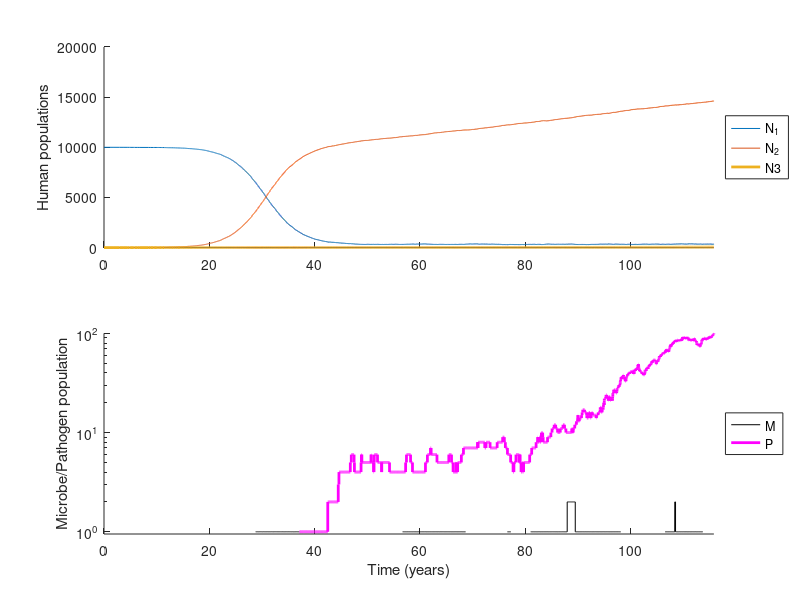

Write the MATLAB code that produced this figure.
% Gillespie algorithm for the cultural shift model
% simulates the gillespie algorithm n times

function [] = cutural_shift_gillespie



n=1; % number of realisations

for j=1:n % n simulations at a parameter value


 clearvars -except j n k time_of_emerg number_of_mutations p_thresh prob_emerg prob_emerg_low timestep time_of_first_mut M_new M_dead


% N1 and N2 parameters

  rho = 0.005;          % fitness advantage from culture shift [-0.6 0 1]
  alpha1 = 3*10^(-5);   % Soc-learning N1 -> N2 [5*10^(-6) to 5*10^(-5)]
  alpha2 = 0.01;        % Abandonment of practice N2,N2->N1 [0.05 0.03 0.1]
  alpha3 = 0*alpha1;  % Soc-learning N2 -> N3
  alpha4 = 0*alpha2;    % Abandonment N3 -> N1 (general model in SI)
  alpha5 = 0*alpha1;    %Soc-leaning N1 -> N3 (general model in SI)
  alpha6 = 0*alpha2;    %abandonment N3 -> N2 (general model in SI)
  gamma = 5*10^(-5);    % mutation from N2 to N3 5*10^(-5)
  gamma_N2 = 0*10^(-4); % mutation from N1 to N2 (we do not use this in the model)
  lambda = 1;           % relative fitness benefit for N3
  sig = 0.1;            % relative risk of practice from N3
  a = 0;                % hill function coefficient (nonlinear microbe interaction in SI)
  K=10^5;               % half saturation growth rate (nonlinear microbe interaction in SI)
  D = 0;                % conformity bias coefficient
  death = 0;            % death from infection (used in SI version)
 
  rm = 10^(-5);         % M growth 
  dm = 0.1;             % M death rate 
  rp = 1.5*10^(-5);     % P growth
  sp = 10^(-5);         % removal of P
  u = 5*10^(-3);        % mutation M to P 
 
  

% Setup dynamical array and initial condition
  t(1) = 0;
  N1(1) = 9999;
  N2(1) = 1;
  N3(1) = 0;
  M(1) = 0;
  P(1) = 0;
  mut(1) = 0;
  M_birth(1) = 0;
  M_death(1) = 0;

 

tend = 500; % End time of simulation
i = 1;

while t(end)<tend


% Rates

    n2 = N2(i)/(N1(i)+N2(i));
    if isnan(n2)
        n2=1;
    end


    rates = zeros(1,19);
    
    rates(1) = sp*P(i)*(N1(i)+N2(i)+N3(i));                 % P death
    rates(2) = alpha1*N1(i)*N2(i)*(1+D*(1-n2)*(2*n2-1));    % Social learning N1 -> N2
    rates(3) = rho*N2(i);                                   % Reproductive advantage for N2
    rates(4) = alpha4*N3(i);                                % Abandonment N3 -> N1
    rates(5) = rm*N2(i)*(N2(i)^a/(N2(i)^a+K^a-1))...
        + rm*N3(i)*sig*(N3(i)^a/(N3(i)^a+K^a-1));           % M growth
    rates(6) = dm*M(i);                                     % M death
    rates(7) = u*M(i);                                      % Mutation M -> P
    rates(8) =  rp*(N1(i)+N2(i)+N3(i))*P(i);                % P growth
    rates(9) = alpha2*N2(i);                                % Abandonment of practice N2 -> N1
    rates(10) = rho*lambda*N3(i);                           % Reproductive advantage for N3
    rates(11) = alpha3*N2(i)*N3(i)*(1+D*(1-n2)*(2*n2-1));   % Social learning N2 -> N3
    rates(12) = gamma*N2(i);                                % discovery of N3
    rates(13) = alpha5*N1(i)*N3(i);                         % Social learning N1 -> N3
    rates(14) = death*N2(i)*P(i);                           % Death due to infection N2
    rates(15) = gamma_N2*N1(i);                             % mutation from N1 to N2 (we do not use this in the model)
    rates(16) = alpha6*N3(i);                               % Abandonment N3 -> N2
    rates(17) = death*N1(i)*P(i);                           % mutation from N1 to N2 (we do not use this in the model)
    rates(18) = death*N3(i)*P(i);                           % mutation from N1 to N2 (we do not use this in the model)
    rates(19) = 0*dm*P(i);                                  % death rate of P (used in SI version)
    rate_sum = sum(rates);

  % conditions to end simulations and end muation

    if rate_sum==0
        break;
    end

    if P(i)==100
            break
    end

%     if N3(i)>=1 % we can use this if we want a only single individual to invent the alt practice
%         gamma = 0;
%     end

%     if N1(i)<0 || N2(i)<0 || N3(i)<0
%         break
%     end


    r1 = rand(1);
    tau = (1/rate_sum)*log(1/r1);   %increment of time 

    t(i+1) = t(i) + tau;            % next time point when an event occurs

    r2 = rand(1);                   % next event 
    

%rates 1
    if r2*rate_sum <= rates(1) %&& r2*rate_sum <= rates(1) + rates(2)
         N1(i+1) = N1(i);
         N2(i+1) = N2(i)-1;
         N3(i+1) = N3(i);
         M(i+1) = M(i);
         P(i+1) = P(i) - 1;
         mut(i+1) = mut(i);
         M_birth(i+1) = M_birth(i);
         M_death(i+1) = M_death(i);
%rates 2
    elseif r2*rate_sum > rates(1)  && r2*rate_sum <= rates(1) + rates(2) 
        N1(i+1) = N1(i) - 1;
        N2(i+1) = N2(i) + 1;
        N3(i+1) = N3(i);
        M(i+1) = M(i);
        P(i+1) = P(i);
        mut(i+1) = mut(i);
        M_birth(i+1) = M_birth(i);
        M_death(i+1) = M_death(i);

%rates 3
    elseif r2*rate_sum > rates(1) + rates(2) && r2*rate_sum <= rates(1) + rates(2) + rates(3) 
        N1(i+1) = N1(i);
        N2(i+1) = N2(i) + 1;
        N3(i+1) = N3(i);
        M(i+1) = M(i);
        P(i+1) = P(i);
        mut(i+1) = mut(i);
        M_birth(i+1) = M_birth(i);
        M_death(i+1) = M_death(i);

%rates 4
    elseif r2*rate_sum > sum(rates(1:3))  && r2*rate_sum <= sum(rates(1:4)) 
        N1(i+1) = N1(i) + 1;
        N2(i+1) = N2(i);
        N3(i+1) = N3(i) - 1;
        M(i+1) = M(i);
        P(i+1) = P(i);
        mut(i+1) = mut(i);
        M_birth(i+1) = M_birth(i);
        M_death(i+1) = M_death(i);

%rates 5
    elseif r2*rate_sum > sum(rates(1:4))  && r2*rate_sum <= sum(rates(1:5)) 
        N1(i+1) = N1(i);
        N2(i+1) = N2(i);
        N3(i+1) = N3(i); 
        M(i+1) = M(i) + 1;
        P(i+1) = P(i);
        mut(i+1) = mut(i);
        M_birth(i+1) = M_birth(i)+1;
        M_death(i+1) = M_death(i);

%rates 6
    elseif r2*rate_sum > sum(rates(1:5)) && r2*rate_sum <= sum(rates(1:6)) 
        N1(i+1) = N1(i);
        N2(i+1) = N2(i);
        N3(i+1) = N3(i);
        M(i+1) = M(i) - 1;
        P(i+1) = P(i);
        mut(i+1) = mut(i);
        M_birth(i+1) = M_birth(i);
        M_death(i+1) = M_death(i)-1;

%rates 7
    elseif r2*rate_sum > sum(rates(1:6)) && r2*rate_sum <= sum(rates(1:7))
        N1(i+1) = N1(i);
        N2(i+1) = N2(i);
        N3(i+1) = N3(i); 
        M(i+1) = M(i) - 1;
        P(i+1) = P(i) + 1;
        mut(i+1) = mut(i) + 1;
        M_birth(i+1) = M_birth(i);
        M_death(i+1) = M_death(i);

%rates 8
    elseif r2*rate_sum > sum(rates(1:7))  && r2*rate_sum <= sum(rates(1:8)) 
        N1(i+1) = N1(i);
        N2(i+1) = N2(i);
        N3(i+1) = N3(i); 
        M(i+1) = M(i);
        P(i+1) = P(i) + 1;
        mut(i+1) = mut(i);
        M_birth(i+1) = M_birth(i);
        M_death(i+1) = M_death(i);

%rates 9
    elseif r2*rate_sum > sum(rates(1:8)) && r2*rate_sum <= sum(rates(1:9)) 
        N1(i+1) = N1(i) + 1;
        N2(i+1) = N2(i) - 1;
        N3(i+1) = N3(i); 
        M(i+1) = M(i);
        P(i+1) = P(i);
        mut(i+1) = mut(i);
        M_birth(i+1) = M_birth(i);
        M_death(i+1) = M_death(i);
    
%rates 10
   elseif r2*rate_sum > sum(rates(1:9))  && r2*rate_sum <= sum(rates(1:10))
        N1(i+1) = N1(i);
        N2(i+1) = N2(i);
        N3(i+1) = N3(i) + 1;
        M(i+1) = M(i);
        P(i+1) = P(i);
        mut(i+1) = mut(i);
        M_birth(i+1) = M_birth(i);
        M_death(i+1) = M_death(i);
    
    
%rates 11
    elseif r2*rate_sum > sum(rates(1:10)) && r2*rate_sum <= sum(rates(1:11))
        N1(i+1) = N1(i);
        N2(i+1) = N2(i) - 1;
        N3(i+1) = N3(i) + 1;
        M(i+1) = M(i);
        P(i+1) = P(i);
        mut(i+1) = mut(i);
        M_birth(i+1) = M_birth(i);
        M_death(i+1) = M_death(i);

%rates 12
    elseif r2*rate_sum > sum(rates(1:11)) && r2*rate_sum <= sum(rates(1:12)) 
        N1(i+1) = N1(i);
        N2(i+1) = N2(i) - 1;
        N3(i+1) = N3(i) + 1;
        M(i+1) = M(i);
        P(i+1) = P(i);
        mut(i+1) = mut(i);
        M_birth(i+1) = M_birth(i);
        M_death(i+1) = M_death(i);

%rates 13
    elseif r2*rate_sum > sum(rates(1:12)) && r2*rate_sum <= sum(rates(1:13)) 
        N1(i+1) = N1(i) - 1;
        N2(i+1) = N2(i);
        N3(i+1) = N3(i) + 1;
        M(i+1) = M(i);
        P(i+1) = P(i);
        mut(i+1) = mut(i);
        M_birth(i+1) = M_birth(i);
        M_death(i+1) = M_death(i);

%rates 14
    elseif r2*rate_sum > sum(rates(1:13)) && r2*rate_sum <= sum(rates(1:14)) 
        N1(i+1) = N1(i);
        N2(i+1) = N2(i) - 1;
        N3(i+1) = N3(i);
        M(i+1) = M(i);
        P(i+1) = P(i);
        mut(i+1) = mut(i);
        M_birth(i+1) = M_birth(i);
        M_death(i+1) = M_death(i);

%rates 15
    elseif r2*rate_sum > sum(rates(1:14)) && r2*rate_sum <= sum(rates(1:15)) 
        N1(i+1) = N1(i) - 1;
        N2(i+1) = N2(i) + 1;
        N3(i+1) = N3(i);
        M(i+1) = M(i);
        P(i+1) = P(i);
        mut(i+1) = mut(i);
        M_birth(i+1) = M_birth(i);
        M_death(i+1) = M_death(i);
 
  %rates 16
    elseif r2*rate_sum > sum(rates(1:15)) && r2*rate_sum <= sum(rates(1:16)) 
        N1(i+1) = N1(i);
        N2(i+1) = N2(i) + 1;
        N3(i+1) = N3(i) - 1;
        M(i+1) = M(i);
        P(i+1) = P(i);
        mut(i+1) = mut(i);
        M_birth(i+1) = M_birth(i);
        M_death(i+1) = M_death(i);  

   %rates 17
    elseif r2*rate_sum > sum(rates(1:16)) && r2*rate_sum <= sum(rates(1:17))
        N1(i+1) = N1(i) - 1;
        N2(i+1) = N2(i);
        N3(i+1) = N3(i);
        M(i+1) = M(i);
        P(i+1) = P(i);
        mut(i+1) = mut(i);
        M_birth(i+1) = M_birth(i);
        M_death(i+1) = M_death(i);

    %rates 18
    elseif r2*rate_sum > sum(rates(1:17)) && r2*rate_sum <= sum(rates(1:18))
        N1(i+1) = N1(i);
        N2(i+1) = N2(i);
        N3(i+1) = N3(i) - 1;
        M(i+1) = M(i);
        P(i+1) = P(i);
        mut(i+1) = mut(i);
        M_birth(i+1) = M_birth(i);
        M_death(i+1) = M_death(i);

     %rates 19
     elseif r2*rate_sum > sum(rates(1:18)) && r2*rate_sum <= sum(rates(1:19))
        N1(i+1) = N1(i);
        N2(i+1) = N2(i);
        N3(i+1) = N3(i);
        M(i+1) = M(i);
        P(i+1) = P(i) - 1;
        mut(i+1) = mut(i);
        M_birth(i+1) = M_birth(i);
        M_death(i+1) = M_death(i);   
    end   
    
i = i+1;

end


ind = find(P>=100,1,'first'); % Threshold for emergence

if isempty(ind)

    time_of_emerg(1,j) = NaN;
    number_of_mutations(1,j) = NaN;
else 
   
    time_of_emerg(1,j) = t(ind);

    % number of muataions at emergence
    number_of_mutations(1,j) = mut(ind);
end

M_new(j) = M_birth(end);
M_dead(j) = M_death(end);

ind_mut = find(mut==1,1,'first');

if isempty(ind_mut)
   time_of_first_mut(1,j)=NaN;
else
   time_of_first_mut(1,j) = t(ind_mut);
end
time_of_first_mut;

mutations = [0 diff(mut)]; % create and array with the mutations at each timepoint


% figures with populations represented in subplots
figure

subplot(2,1,1)
plot(t,N1,t,N2,t,N3,'LineWidth',2)
%plot(t,N2,'LineWidth',3)
%set(gca,'FontSize',20,'fontweight','bold')
ylabel('Human populations')
legend('N_1','N_2','N3','Location','eastoutside')
%set(legend, 'Box', 'off');
xlim([0 t(end)])
box off

subplot(2,1,2)
semilogy(t,M,'k',t,P,'m','LineWidth',2)
%set(gca,'FontSize',20,'fontweight','bold')
ylabel('Microbe/Pathogen population')
xlabel('Time (years)')
legend('M','P','Location','eastoutside')
%set(legend, 'Box', 'off');
xlim([0 t(end)])
ylim([0.95 100])
box off


end
end
